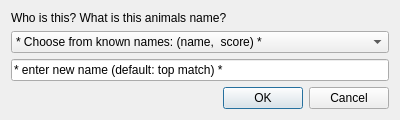
<?xml version="1.0" encoding="UTF-8"?>
<ui version="4.0">
 <class>Dialog</class>
 <widget class="QDialog" name="Dialog">
  <property name="geometry">
   <rect>
    <x>0</x>
    <y>0</y>
    <width>400</width>
    <height>112</height>
   </rect>
  </property>
  <property name="windowTitle">
   <string>Dialog</string>
  </property>
  <layout class="QVBoxLayout" name="verticalLayout_2">
   <item>
    <widget class="QLabel" name="label">
     <property name="text">
      <string>Who is this? What is this animals name? </string>
     </property>
    </widget>
   </item>
   <item>
    <widget class="QComboBox" name="comboBox">
     <item>
      <property name="text">
       <string>* Choose from known names: (name,  score) *</string>
      </property>
     </item>
     <item>
      <property name="text">
       <string>New Item</string>
      </property>
     </item>
    </widget>
   </item>
   <item>
    <widget class="QLineEdit" name="lineEdit">
     <property name="text">
      <string>* enter new name (default: top match) *</string>
     </property>
    </widget>
   </item>
   <item>
    <widget class="QDialogButtonBox" name="buttonBox">
     <property name="orientation">
      <enum>Qt::Horizontal</enum>
     </property>
     <property name="standardButtons">
      <set>QDialogButtonBox::Cancel|QDialogButtonBox::Ok</set>
     </property>
    </widget>
   </item>
  </layout>
 </widget>
 <resources/>
 <connections>
  <connection>
   <sender>buttonBox</sender>
   <signal>accepted()</signal>
   <receiver>Dialog</receiver>
   <slot>accept()</slot>
   <hints>
    <hint type="sourcelabel">
     <x>248</x>
     <y>254</y>
    </hint>
    <hint type="destinationlabel">
     <x>157</x>
     <y>274</y>
    </hint>
   </hints>
  </connection>
  <connection>
   <sender>buttonBox</sender>
   <signal>rejected()</signal>
   <receiver>Dialog</receiver>
   <slot>reject()</slot>
   <hints>
    <hint type="sourcelabel">
     <x>316</x>
     <y>260</y>
    </hint>
    <hint type="destinationlabel">
     <x>286</x>
     <y>274</y>
    </hint>
   </hints>
  </connection>
 </connections>
</ui>
